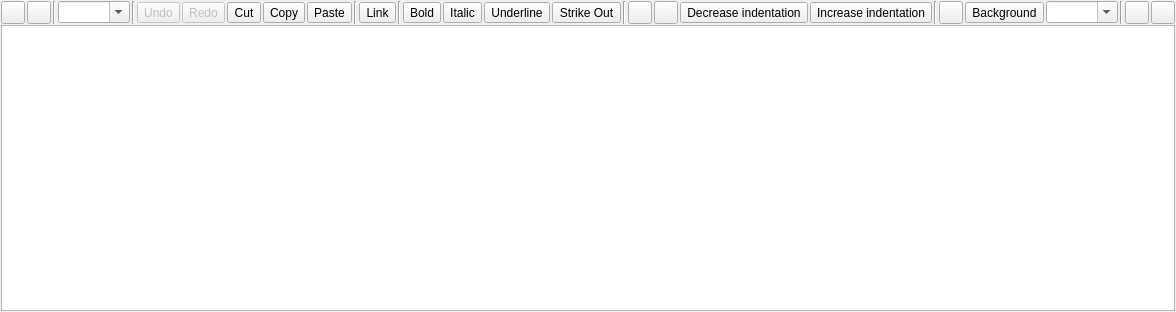
<?xml version="1.0" encoding="UTF-8"?>
<ui version="4.0">
 <class>MRichTextEdit</class>
 <widget class="QWidget" name="MRichTextEdit">
  <property name="geometry">
   <rect>
    <x>0</x>
    <y>0</y>
    <width>879</width>
    <height>312</height>
   </rect>
  </property>
  <property name="windowTitle">
   <string notr="true"/>
  </property>
  <layout class="QVBoxLayout" name="verticalLayout">
   <property name="spacing">
    <number>1</number>
   </property>
   <property name="margin">
    <number>1</number>
   </property>
   <item>
    <widget class="QWidget" name="f_toolbar">
     <layout class="QHBoxLayout" name="horizontalLayout">
      <property name="spacing">
       <number>2</number>
      </property>
      <property name="margin">
       <number>0</number>
      </property>
      <item>
       <widget class="QToolButton" name="f_save">
        <property name="toolTip">
         <string extracomment="ToolTip">Save changes</string>
        </property>
        <property name="text">
         <string/>
        </property>
        <property name="icon">
         <iconset resource="Resources/TechDraw.qrc">
          <normaloff>:/icons/MRTE/document-save.svg</normaloff>:/icons/MRTE/document-save.svg</iconset>
        </property>
       </widget>
      </item>
      <item>
       <widget class="QToolButton" name="f_exit">
        <property name="toolTip">
         <string extracomment="ToolTip">Close editor</string>
        </property>
        <property name="text">
         <string/>
        </property>
        <property name="icon">
         <iconset resource="Resources/TechDraw.qrc">
          <normaloff>:/icons/MRTE/application-exit.svg</normaloff>:/icons/MRTE/application-exit.svg</iconset>
        </property>
       </widget>
      </item>
      <item>
       <widget class="Line" name="line_7">
        <property name="orientation">
         <enum>Qt::Vertical</enum>
        </property>
       </widget>
      </item>
      <item>
       <widget class="QComboBox" name="f_paragraph">
        <property name="focusPolicy">
         <enum>Qt::ClickFocus</enum>
        </property>
        <property name="toolTip">
         <string extracomment="ToolTip">Paragraph formatting</string>
        </property>
        <property name="editable">
         <bool>true</bool>
        </property>
       </widget>
      </item>
      <item>
       <widget class="Line" name="line_4">
        <property name="orientation">
         <enum>Qt::Vertical</enum>
        </property>
       </widget>
      </item>
      <item>
       <widget class="QToolButton" name="f_undo">
        <property name="enabled">
         <bool>false</bool>
        </property>
        <property name="focusPolicy">
         <enum>Qt::ClickFocus</enum>
        </property>
        <property name="toolTip">
         <string extracomment="ToolTip">Undo (CTRL+Z)</string>
        </property>
        <property name="text">
         <string>Undo</string>
        </property>
        <property name="icon">
         <iconset resource="Resources/TechDraw.qrc">
          <normaloff>:/icons/MRTE/edit-undo.svg</normaloff>:/icons/MRTE/edit-undo.svg</iconset>
        </property>
        <property name="iconSize">
         <size>
          <width>16</width>
          <height>16</height>
         </size>
        </property>
       </widget>
      </item>
      <item>
       <widget class="QToolButton" name="f_redo">
        <property name="enabled">
         <bool>false</bool>
        </property>
        <property name="focusPolicy">
         <enum>Qt::ClickFocus</enum>
        </property>
        <property name="toolTip">
         <string extracomment="ToolTip">Redo</string>
        </property>
        <property name="text">
         <string>Redo</string>
        </property>
        <property name="icon">
         <iconset resource="Resources/TechDraw.qrc">
          <normaloff>:/icons/MRTE/edit-redo.svg</normaloff>:/icons/MRTE/edit-redo.svg</iconset>
        </property>
        <property name="iconSize">
         <size>
          <width>16</width>
          <height>16</height>
         </size>
        </property>
       </widget>
      </item>
      <item>
       <widget class="QToolButton" name="f_cut">
        <property name="focusPolicy">
         <enum>Qt::ClickFocus</enum>
        </property>
        <property name="toolTip">
         <string extracomment="ToolTip">Cut (CTRL+X)</string>
        </property>
        <property name="text">
         <string>Cut</string>
        </property>
        <property name="icon">
         <iconset resource="Resources/TechDraw.qrc">
          <normaloff>:/icons/MRTE/edit-cut.svg</normaloff>:/icons/MRTE/edit-cut.svg</iconset>
        </property>
        <property name="iconSize">
         <size>
          <width>16</width>
          <height>16</height>
         </size>
        </property>
       </widget>
      </item>
      <item>
       <widget class="QToolButton" name="f_copy">
        <property name="focusPolicy">
         <enum>Qt::ClickFocus</enum>
        </property>
        <property name="toolTip">
         <string extracomment="ToolTip">Copy (CTRL+C)</string>
        </property>
        <property name="text">
         <string>Copy</string>
        </property>
        <property name="icon">
         <iconset resource="Resources/TechDraw.qrc">
          <normaloff>:/icons/MRTE/edit-copy.svg</normaloff>:/icons/MRTE/edit-copy.svg</iconset>
        </property>
        <property name="iconSize">
         <size>
          <width>16</width>
          <height>16</height>
         </size>
        </property>
       </widget>
      </item>
      <item>
       <widget class="QToolButton" name="f_paste">
        <property name="focusPolicy">
         <enum>Qt::ClickFocus</enum>
        </property>
        <property name="toolTip">
         <string extracomment="ToolTip">Paste (CTRL+V)</string>
        </property>
        <property name="text">
         <string>Paste</string>
        </property>
        <property name="icon">
         <iconset resource="Resources/TechDraw.qrc">
          <normaloff>:/icons/MRTE/edit-paste.svg</normaloff>:/icons/MRTE/edit-paste.svg</iconset>
        </property>
        <property name="iconSize">
         <size>
          <width>16</width>
          <height>16</height>
         </size>
        </property>
       </widget>
      </item>
      <item>
       <widget class="Line" name="line">
        <property name="orientation">
         <enum>Qt::Vertical</enum>
        </property>
       </widget>
      </item>
      <item>
       <widget class="QToolButton" name="f_link">
        <property name="focusPolicy">
         <enum>Qt::ClickFocus</enum>
        </property>
        <property name="toolTip">
         <string extracomment="ToolTip">Link (CTRL+L)</string>
        </property>
        <property name="text">
         <string>Link</string>
        </property>
        <property name="icon">
         <iconset resource="Resources/TechDraw.qrc">
          <normaloff>:/icons/MRTE/internet-web-browser.svg</normaloff>:/icons/MRTE/internet-web-browser.svg</iconset>
        </property>
        <property name="iconSize">
         <size>
          <width>16</width>
          <height>16</height>
         </size>
        </property>
        <property name="checkable">
         <bool>true</bool>
        </property>
       </widget>
      </item>
      <item>
       <widget class="Line" name="line_3">
        <property name="orientation">
         <enum>Qt::Vertical</enum>
        </property>
       </widget>
      </item>
      <item>
       <widget class="QToolButton" name="f_bold">
        <property name="focusPolicy">
         <enum>Qt::ClickFocus</enum>
        </property>
        <property name="toolTip">
         <string extracomment="ToolTip">Bold (CTRL+B)</string>
        </property>
        <property name="text">
         <string>Bold</string>
        </property>
        <property name="icon">
         <iconset resource="Resources/TechDraw.qrc">
          <normaloff>:/icons/MRTE/textBold.svg</normaloff>:/icons/MRTE/textBold.svg</iconset>
        </property>
        <property name="iconSize">
         <size>
          <width>16</width>
          <height>16</height>
         </size>
        </property>
        <property name="checkable">
         <bool>true</bool>
        </property>
       </widget>
      </item>
      <item>
       <widget class="QToolButton" name="f_italic">
        <property name="focusPolicy">
         <enum>Qt::ClickFocus</enum>
        </property>
        <property name="toolTip">
         <string extracomment="ToolTip">Italic (CTRL+I)</string>
        </property>
        <property name="text">
         <string>Italic</string>
        </property>
        <property name="icon">
         <iconset resource="Resources/TechDraw.qrc">
          <normaloff>:/icons/MRTE/textItalic.svg</normaloff>:/icons/MRTE/textItalic.svg</iconset>
        </property>
        <property name="iconSize">
         <size>
          <width>16</width>
          <height>16</height>
         </size>
        </property>
        <property name="checkable">
         <bool>true</bool>
        </property>
       </widget>
      </item>
      <item>
       <widget class="QToolButton" name="f_underline">
        <property name="focusPolicy">
         <enum>Qt::ClickFocus</enum>
        </property>
        <property name="toolTip">
         <string extracomment="ToolTip">Underline (CTRL+U)</string>
        </property>
        <property name="text">
         <string>Underline</string>
        </property>
        <property name="icon">
         <iconset resource="Resources/TechDraw.qrc">
          <normaloff>:/icons/MRTE/textUnderline.svg</normaloff>:/icons/MRTE/textUnderline.svg</iconset>
        </property>
        <property name="iconSize">
         <size>
          <width>16</width>
          <height>16</height>
         </size>
        </property>
        <property name="checkable">
         <bool>true</bool>
        </property>
       </widget>
      </item>
      <item>
       <widget class="QToolButton" name="f_strikeout">
        <property name="toolTip">
         <string extracomment="ToolTip">Strikethrough</string>
        </property>
        <property name="text">
         <string>Strike Out</string>
        </property>
        <property name="icon">
         <iconset resource="Resources/TechDraw.qrc">
          <normaloff>:/icons/MRTE/textStrike.svg</normaloff>:/icons/MRTE/textStrike.svg</iconset>
        </property>
        <property name="iconSize">
         <size>
          <width>16</width>
          <height>16</height>
         </size>
        </property>
        <property name="checkable">
         <bool>true</bool>
        </property>
       </widget>
      </item>
      <item>
       <widget class="Line" name="line_5">
        <property name="orientation">
         <enum>Qt::Vertical</enum>
        </property>
       </widget>
      </item>
      <item>
       <widget class="QToolButton" name="f_list_bullet">
        <property name="focusPolicy">
         <enum>Qt::ClickFocus</enum>
        </property>
        <property name="toolTip">
         <string extracomment="ToolTip">Bullet list (CTRL+-)</string>
        </property>
        <property name="text">
         <string/>
        </property>
        <property name="icon">
         <iconset resource="Resources/TechDraw.qrc">
          <normaloff>:/icons/MRTE/listBullet.svg</normaloff>:/icons/MRTE/listBullet.svg</iconset>
        </property>
        <property name="iconSize">
         <size>
          <width>16</width>
          <height>16</height>
         </size>
        </property>
        <property name="checkable">
         <bool>true</bool>
        </property>
       </widget>
      </item>
      <item>
       <widget class="QToolButton" name="f_list_ordered">
        <property name="focusPolicy">
         <enum>Qt::ClickFocus</enum>
        </property>
        <property name="toolTip">
         <string extracomment="ToolTip">Ordered list (CTRL+=)</string>
        </property>
        <property name="text">
         <string/>
        </property>
        <property name="icon">
         <iconset resource="Resources/TechDraw.qrc">
          <normaloff>:/icons/MRTE/listNumber.svg</normaloff>:/icons/MRTE/listNumber.svg</iconset>
        </property>
        <property name="iconSize">
         <size>
          <width>16</width>
          <height>16</height>
         </size>
        </property>
        <property name="checkable">
         <bool>true</bool>
        </property>
       </widget>
      </item>
      <item>
       <widget class="QToolButton" name="f_indent_dec">
        <property name="focusPolicy">
         <enum>Qt::ClickFocus</enum>
        </property>
        <property name="toolTip">
         <string extracomment="ToolTip">Decrease indentation (CTRL+,)</string>
        </property>
        <property name="text">
         <string>Decrease indentation</string>
        </property>
        <property name="icon">
         <iconset resource="Resources/TechDraw.qrc">
          <normaloff>:/icons/MRTE/indentLess.svg</normaloff>:/icons/MRTE/indentLess.svg</iconset>
        </property>
        <property name="iconSize">
         <size>
          <width>16</width>
          <height>16</height>
         </size>
        </property>
       </widget>
      </item>
      <item>
       <widget class="QToolButton" name="f_indent_inc">
        <property name="focusPolicy">
         <enum>Qt::ClickFocus</enum>
        </property>
        <property name="toolTip">
         <string extracomment="ToolTip">Increase indentation (CTRL+.)</string>
        </property>
        <property name="text">
         <string>Increase indentation</string>
        </property>
        <property name="icon">
         <iconset resource="Resources/TechDraw.qrc">
          <normaloff>:/icons/MRTE/indentMore.svg</normaloff>:/icons/MRTE/indentMore.svg</iconset>
        </property>
        <property name="iconSize">
         <size>
          <width>16</width>
          <height>16</height>
         </size>
        </property>
       </widget>
      </item>
      <item>
       <widget class="Line" name="line_2">
        <property name="orientation">
         <enum>Qt::Vertical</enum>
        </property>
       </widget>
      </item>
      <item>
       <widget class="QToolButton" name="f_fgcolor">
        <property name="minimumSize">
         <size>
          <width>0</width>
          <height>0</height>
         </size>
        </property>
        <property name="focusPolicy">
         <enum>Qt::ClickFocus</enum>
        </property>
        <property name="toolTip">
         <string extracomment="ToolTip">Text foreground color</string>
        </property>
        <property name="text">
         <string/>
        </property>
        <property name="icon">
         <iconset resource="Resources/TechDraw.qrc">
          <normaloff>:/icons/MRTE/fgColor.svg</normaloff>:/icons/MRTE/fgColor.svg</iconset>
        </property>
        <property name="iconSize">
         <size>
          <width>16</width>
          <height>16</height>
         </size>
        </property>
       </widget>
      </item>
      <item>
       <widget class="QToolButton" name="f_bgcolor">
        <property name="focusPolicy">
         <enum>Qt::ClickFocus</enum>
        </property>
        <property name="toolTip">
         <string extracomment="ToolTip">Text background color</string>
        </property>
        <property name="text">
         <string>Background</string>
        </property>
        <property name="icon">
         <iconset resource="Resources/TechDraw.qrc">
          <normaloff>:/icons/MRTE/bgColor.svg</normaloff>:/icons/MRTE/bgColor.svg</iconset>
        </property>
        <property name="iconSize">
         <size>
          <width>16</width>
          <height>16</height>
         </size>
        </property>
        <property name="toolButtonStyle">
         <enum>Qt::ToolButtonIconOnly</enum>
        </property>
        <property name="arrowType">
         <enum>Qt::NoArrow</enum>
        </property>
       </widget>
      </item>
      <item>
       <widget class="QComboBox" name="f_fontsize">
        <property name="focusPolicy">
         <enum>Qt::ClickFocus</enum>
        </property>
        <property name="toolTip">
         <string extracomment="ToolTip">Font size</string>
        </property>
        <property name="editable">
         <bool>true</bool>
        </property>
       </widget>
      </item>
      <item>
       <widget class="Line" name="line_6">
        <property name="orientation">
         <enum>Qt::Vertical</enum>
        </property>
       </widget>
      </item>
      <item>
       <widget class="QToolButton" name="f_image">
        <property name="text">
         <string notr="true"/>
        </property>
        <property name="icon">
         <iconset resource="Resources/TechDraw.qrc">
          <normaloff>:/icons/MRTE/insertImage.svg</normaloff>:/icons/MRTE/insertImage.svg</iconset>
        </property>
       </widget>
      </item>
      <item>
       <spacer name="horizontalSpacer">
        <property name="orientation">
         <enum>Qt::Horizontal</enum>
        </property>
        <property name="sizeHint" stdset="0">
         <size>
          <width>40</width>
          <height>20</height>
         </size>
        </property>
       </spacer>
      </item>
      <item>
       <widget class="QToolButton" name="f_menu">
        <property name="toolTip">
         <string extracomment="ToolTip">More functions</string>
        </property>
        <property name="text">
         <string/>
        </property>
        <property name="icon">
         <iconset resource="Resources/TechDraw.qrc">
          <normaloff>:/icons/MRTE/menu.svg</normaloff>:/icons/MRTE/menu.svg</iconset>
        </property>
       </widget>
      </item>
     </layout>
     <zorder>f_paragraph</zorder>
     <zorder>line_4</zorder>
     <zorder>f_undo</zorder>
     <zorder>f_redo</zorder>
     <zorder>f_cut</zorder>
     <zorder>f_copy</zorder>
     <zorder>f_paste</zorder>
     <zorder>line</zorder>
     <zorder>f_link</zorder>
     <zorder>line_3</zorder>
     <zorder>f_italic</zorder>
     <zorder>f_underline</zorder>
     <zorder>line_2</zorder>
     <zorder>f_fontsize</zorder>
     <zorder>line_5</zorder>
     <zorder>f_list_bullet</zorder>
     <zorder>f_list_ordered</zorder>
     <zorder>f_indent_dec</zorder>
     <zorder>f_indent_inc</zorder>
     <zorder>f_bold</zorder>
     <zorder>f_bgcolor</zorder>
     <zorder>f_strikeout</zorder>
     <zorder>f_image</zorder>
     <zorder>line_6</zorder>
     <zorder>f_menu</zorder>
     <zorder>f_fgcolor</zorder>
     <zorder>f_save</zorder>
     <zorder>f_exit</zorder>
     <zorder>line_7</zorder>
    </widget>
   </item>
   <item>
    <widget class="MTextEdit" name="f_textedit">
     <property name="toolTip">
      <string extracomment="ToolTip">More functions</string>
     </property>
     <property name="autoFormatting">
      <set>QTextEdit::AutoNone</set>
     </property>
     <property name="tabChangesFocus">
      <bool>true</bool>
     </property>
    </widget>
   </item>
  </layout>
 </widget>
 <customwidgets>
  <customwidget>
   <class>MTextEdit</class>
   <extends>QTextEdit</extends>
   <header>mtextedit.h</header>
  </customwidget>
 </customwidgets>
 <tabstops>
  <tabstop>f_textedit</tabstop>
  <tabstop>f_strikeout</tabstop>
  <tabstop>f_image</tabstop>
  <tabstop>f_menu</tabstop>
 </tabstops>
 <resources>
  <include location="Resources/TechDraw.qrc"/>
  <include location="Resources/TechDraw.qrc"/>
 </resources>
 <connections/>
</ui>
